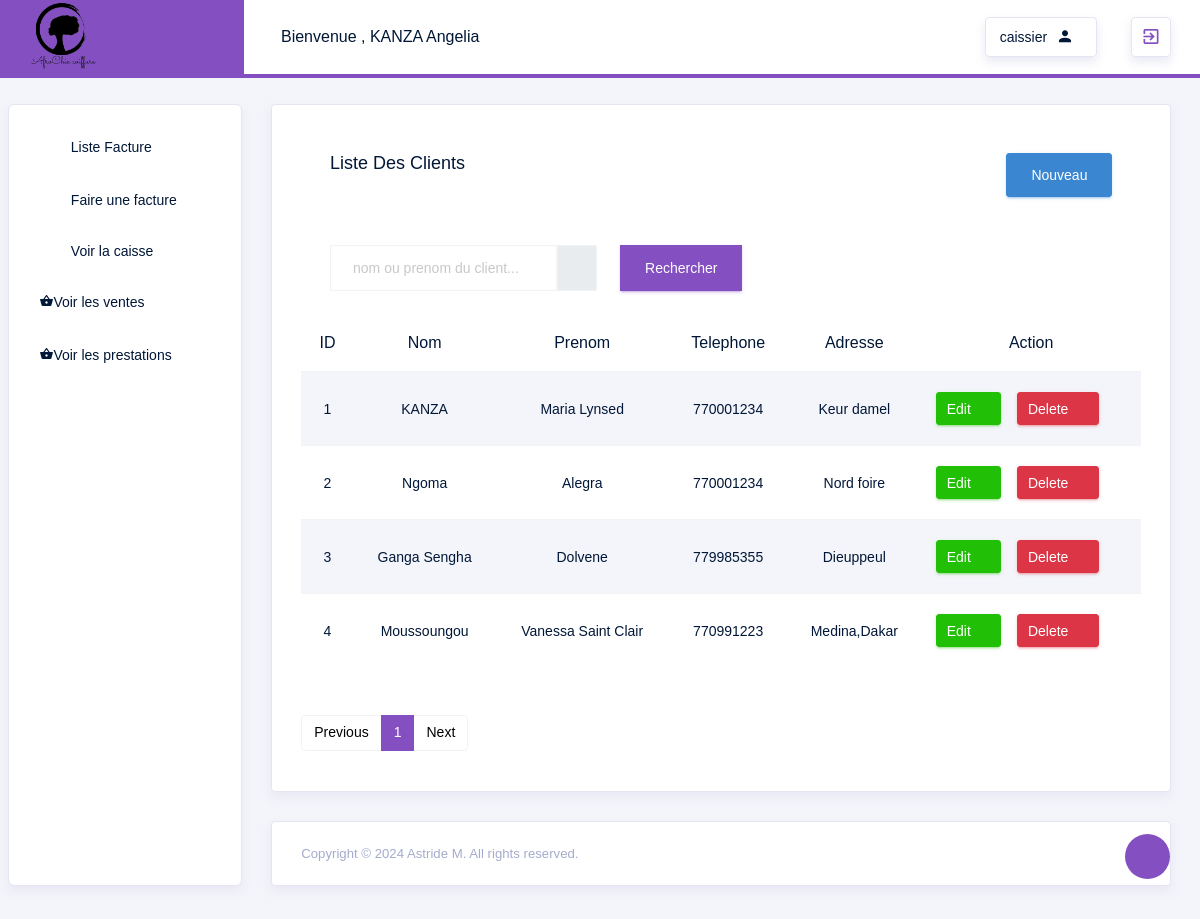
The app's page /Client/List (signed in) with its own data.
### src/models.py (models this page shows, shortened)
class User(db.Model, UserMixin):
    id = db.Column(db.Integer, primary_key=True, autoincrement=True)
    login = db.Column(db.String(100), unique=True, nullable=False)
    password = db.Column(db.String(128), nullable=False)
    nom = db.Column(db.String(100), nullable=False)
    prenom = db.Column(db.String(100), nullable=False)
    telephone = db.Column(db.String(100), nullable=False)
    adresse = db.Column(db.String(250), nullable=False)
    role_id = db.Column(db.Integer, db.ForeignKey('role.id'), nullable=False)
    role = db.relationship('Role', backref=db.backref('users', lazy=True))

class Role(db.Model):
    id = db.Column(db.Integer, primary_key=True, autoincrement=True)
    name = db.Column(db.String(50), unique=True, nullable=False)

class Client(db.Model):
    id = db.Column(db.Integer, primary_key=True, autoincrement=True)
    nom = db.Column(db.String(100), nullable=False)
    prenom = db.Column(db.String(100), nullable=False)
    telephone = db.Column(db.String(100), nullable=False)
    adresse = db.Column(db.String(250), nullable=False)

### src/routes/gestionnaire_routes.py (the view)
@app.route('/Client/List',methods=['GET', 'POST'])
@login_required
def ListClient():
    form = SearchForm()
    page = request.args.get('page', 1, type=int)  # Récupérer le numéro de page depuis les paramètres de requête, par défaut 1
    if form.validate_on_submit():
        search_query = form.search_query.data
        clients = Client.query.filter(or_(Client.nom.ilike(f'%{search_query}%'), Client.prenom.ilike(f'%{search_query}%'))).paginate(page=page, per_page=5)
    else:
        clients = Client.query.paginate(page=page, per_page=5)
    return render_template('gestionnaire/client/ListClient.html', clients=clients,form=form)

### src/forms/CoiffureForms.py
class SearchForm(FlaskForm):
    search_query = StringField(
        'Recherche',
        render_kw={"class": "form-control",
                    "aria-label": "search",
                    "aria-describedby": "search"})
    submit = SubmitField('Rechercher', render_kw={"class": "btn btn-primary"})

### src/routes/auth_routes.py (called while the page is built)
@login_manager.user_loader
def load_user(user_id):
        return User.query.get(int(user_id))

### src/templates/gestionnaire/client/ListClient.html (shortened to what this page needs)
{% extends "layouts/base.html" %}
{% block content %}
<div class="row">
    <div class="col-md-12">
        <div class="card">
            <div class="card-body">
                <div class="card-body d-flex align-items-center">
                    <h4 class="card-title flex-grow-1">Liste des clients</h4>
                    <a href="{{ url_for('AddClient') }}" class="btn btn-info ml-auto">Nouveau</a>
                </div>
                <div class="table-responsive mb-5">
                  <div class="card-body d-flex">
                    <li class="nav-item nav-search d-none d-md-block mr-0">
                      <form method="POST" action="{{ url_for('ListClient') }}" class="input-group">
                        {{ form.search_query(class="form-control", placeholder="nom ou prenom du client...") }}
                        <div class="input-group-prepend">
                            <span class="input-group-text mr-4" id="search">
                                <i class="typcn typcn-zoom"></i>
                            </span>
                            {{ form.submit() }}
                        </div>
                    </form>
                      </li>
                </div>
                    <table class="table table-hover table-striped text-center">
                        <thead>
                            <tr>
                                <th>ID</th>
                                <th>Nom</th>
                                <th>Prenom</th>
                                <th>Telephone</th>
                                <th>Adresse</th>
                                <th>Action</th>
                            </tr>
                        </thead>
                        <tbody>
                            {% for client in clients %}
                            <tr>
                                <td>{{ client.id }}</td>
                                <td>{{ client.nom }}</td>
                                <td>{{ client.prenom }}</td>
                                <td>{{ client.telephone }}</td>
                                <td>{{ client.adresse }}</td>
                                <td>
                                  <div class="d-flex align-items-center">
                                    <a href="{{ url_for('EditClient', client_id=client.id) }}" class="btn btn-success btn-sm btn-icon-text mr-3">
                                      Edit
                                      <i class="typcn typcn-edit btn-icon-append"></i>
                                    </a>
                                    <form action="{{ url_for('DeleteClient', client_id=client.id) }}" method="post" class="delete-form">
                                      <button type="submit" class="btn btn-danger btn-sm btn-icon-text">
                                          Delete
                                          <i class="typcn typcn-delete-outline btn-icon-append"></i>
                                      </button>
                                    </form>
                                  </div>
                                </td>
                            </tr>
                            {% endfor %}
                        </tbody>
                    </table>
                </div>
                 <nav aria-label="Page navigation example mt-4">
                    <ul class="pagination">
                      {% if clients.has_prev %}
                        <li class="page-item"><a class="page-link" href="{{ url_for('ListClient', page=clients.prev_num) }}">Previous</a></li>
                      {% else %}
                        <li class="page-item disabled"><span class="page-link">Previous</span></li>
                      {% endif %}
                      {% for page_num in clients.iter_pages() %}
                        {% if page_num %}
                          {% if clients.page == page_num %}
                            <li class="page-item active" aria-current="page"><span class="page-link">{{ page_num }}</span></li>
                          {% else %}
                            <li class="page-item"><a class="page-link" href="{{ url_for('ListClient', page=page_num) }}">{{ page_num }}</a></li>
                          {% endif %}
                        {% else %}
                          <li class="page-item disabled"><span class="page-link">...</span></li>
                        {% endif %}
                      {% endfor %}
                      {% if clients.has_next %}
                        <li class="page-item"><a class="page-link" href="{{ url_for('ListClient', page=clients.next_num) }}">Next</a></li>
                      {% else %}
                        <li class="page-item disabled"><span class="page-link">Next</span></li>
                      {% endif %}
                    </ul>
                </nav>
            </div>
        </div>
    </div>
</div>
{% endblock %}

### src/templates/layouts/base.html (shortened to what this page needs)
<!DOCTYPE html>
<html lang="en">
<head>
   <link rel="stylesheet" href="https://cdn.jsdelivr.net/npm/bootstrap@4.6.2/dist/css/bootstrap.min.css">
    <link rel="stylesheet" href="{{ url_for('static', filename='template/vendors/typicons/typicons.css') }}">
    <link rel="stylesheet" href="{{ url_for('static', filename='template/vendors/css/vendor.bundle.base.css') }}">
    <link rel="stylesheet" href="{{ url_for('static', filename='template/css/vertical-layout-light/style.css') }}">
    <link rel="stylesheet" href="https://cdnjs.cloudflare.com/ajax/libs/MaterialDesign-Webfont/7.4.47/css/materialdesignicons.min.css">
    <link href="https://cdn.jsdelivr.net/npm/select2@4.1.0-rc.0/dist/css/select2.min.css" rel="stylesheet" />
</head>
<body>
  <div class="container-scroller">
    <nav class="navbar col-lg-12 col-12 p-0 fixed-top d-flex flex-row">
      <div class="navbar-brand-wrapper d-flex justify-content-center">
        <div class="navbar-brand-inner-wrapper d-flex justify-content-between align-items-center w-100">
          <a class="navbar-brand brand-logo" href="#"> <img src="{{ url_for('static', filename='assets/img/logos/salon.png') }}"   style="width: 40%; height: auto;" alt="logo"></a>
          <button class="navbar-toggler navbar-toggler align-self-center" type="button" data-toggle="minimize">
            <span class="typcn typcn-th-menu"></span>
          </button>
        </div>
      </div>
      <div class="navbar-menu-wrapper d-flex align-items-center justify-content-end">
        <ul class="navbar-nav mr-lg-2">
          <li class="nav-item nav-profile dropdown">
            <a class="nav-link" href="#" data-toggle="dropdown" id="profileDropdown">
              <span class="nav-profile-name">Bienvenue , {{ current_user.nom}} {{current_user.prenom}}</span>
            </a>
          </li>
        </ul>
        <ul class="navbar-nav navbar-nav-right">
          <li class="nav-item nav-date dropdown">
            <a class="nav-link d-flex justify-content-center align-items-center" href="javascript:;">
              <h6 class="date mb-0"> {{current_user.role.name}}</h6>
              <i class="mdi mdi-account"></i>
            </a>
          </li>
          <li class="nav-item dropdown">
            <a class="nav-link count-indicator d-flex justify-content-center align-items-center" id="messageDropdown" href="{{ url_for('logout')}}" >
              <i class="mdi mdi-exit-to-app text-primary"></i>
            </a>
          </li>
        </ul>
      </div>
    </nav>
    <div class="container-fluid page-body-wrapper">
      <div class="theme-setting-wrapper">
        <div id="settings-trigger"><i class="typcn typcn-cog-outline"></i></div>
      </div>
      <nav class="sidebar sidebar-offcanvas" id="sidebar">
        <ul class="nav">
          {% if current_user.is_authenticated and current_user.role.name == 'caissier' %}
          <li class="nav-item">
            <a class="nav-link" href="{{ url_for('ListFacture') }}">
              <i class="typcn typcn-mortar-board menu-icon"></i>
              <span class="menu-arrow">Liste Facture</span>
            </a>
          </li>
          <li class="nav-item">
            <a class="nav-link" href="{{ url_for('AddFacture') }}">
              <i class="typcn typcn-mortar-board menu-icon"></i>
              <span class="menu-arrow">Faire une facture </span>
            </a>
          </li>
          <li class="nav-item">
            <a class="nav-link" href="{{ url_for('VoirCaisse') }}">
              <i class="typcn typcn-mortar-board menu-icon"></i>
              <span class="menu-title">Voir la caisse</span>
            </a>
          </li>
          <li class="nav-item">
            <a class="nav-link" href="{{ url_for('list_ventes_produits') }}">
              <i class="mdi mdi-basket"></i>
              <span class="menu-title">Voir les ventes</span>
            </a>
          </li>
          <li class="nav-item">
            <a class="nav-link" href="{{ url_for('list_coiffures') }}">
              <i class="mdi mdi-basket"></i>
              <span class="menu-title">Voir les prestations</span>
            </a>
          </li>
          {% endif %}
        </ul>
      </nav>
      <div class="main-panel">
        <div class="content-wrapper">
            {% block content %}{% endblock %}
        </div>
        <footer class="footer">
            <div class="card">
                <div class="card-body">
                    <div class="d-sm-flex justify-content-center justify-content-sm-between">
                        <span class="text-muted text-center text-sm-left d-block d-sm-inline-block">Copyright © 2024 Astride M. All rights reserved.</span>
                    </div>
                </div>
            </div>
        </footer>
      </div>
    </div>
  </div>
</body>
</html>

### records on screen
User: nom "KANZA", prenom "Angelia"
Role: role.name "caissier"
Client: id "1", nom "KANZA", prenom "Maria Lynsed", telephone "770001234", adresse "Keur damel"
Client: id "2", nom "Ngoma", prenom "Alegra", telephone "770001234", adresse "Nord foire"
Client: id "3", nom "Ganga Sengha", prenom "Dolvene", telephone "779985355", adresse "Dieuppeul"
Client: id "4", nom "Moussoungou", prenom "Vanessa Saint Clair", telephone "770991223", adresse "Medina,Dakar"

### other values on screen
{{ page_num }} "1"
